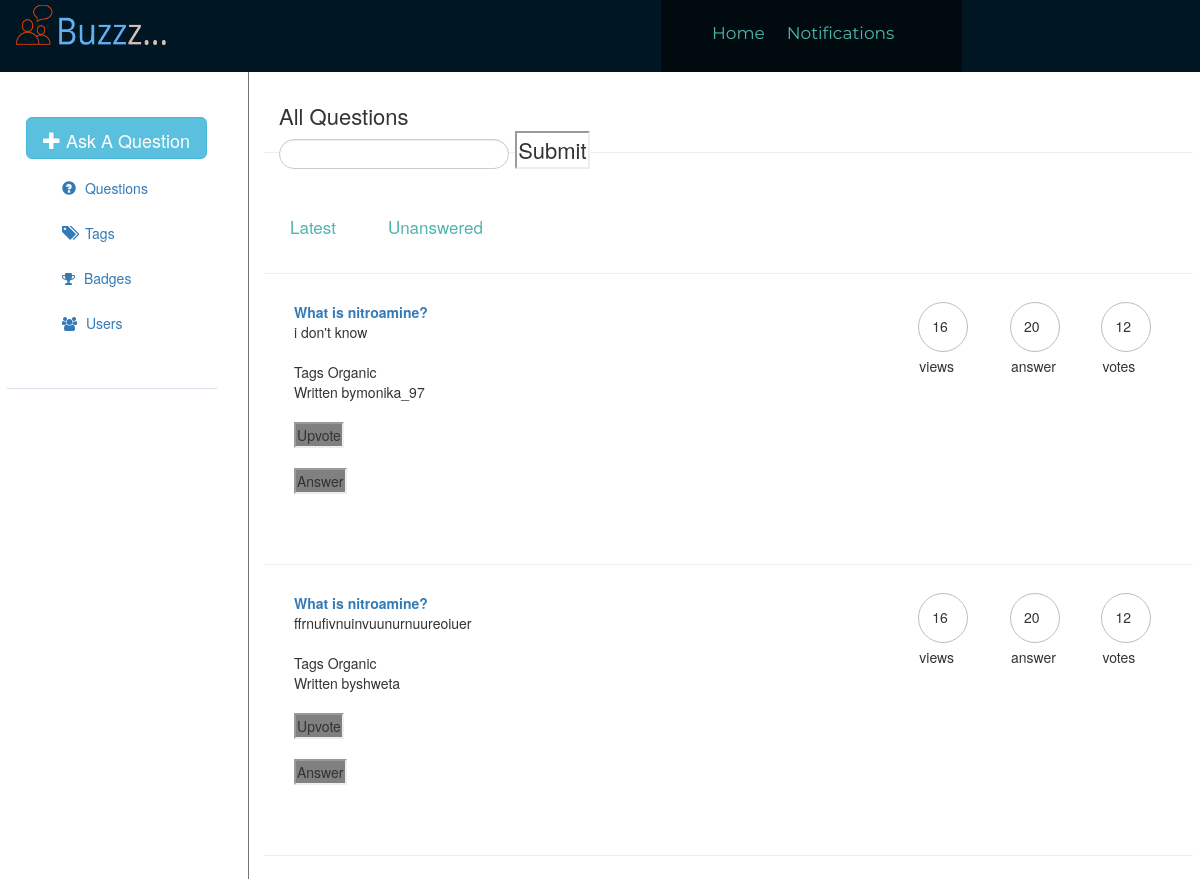
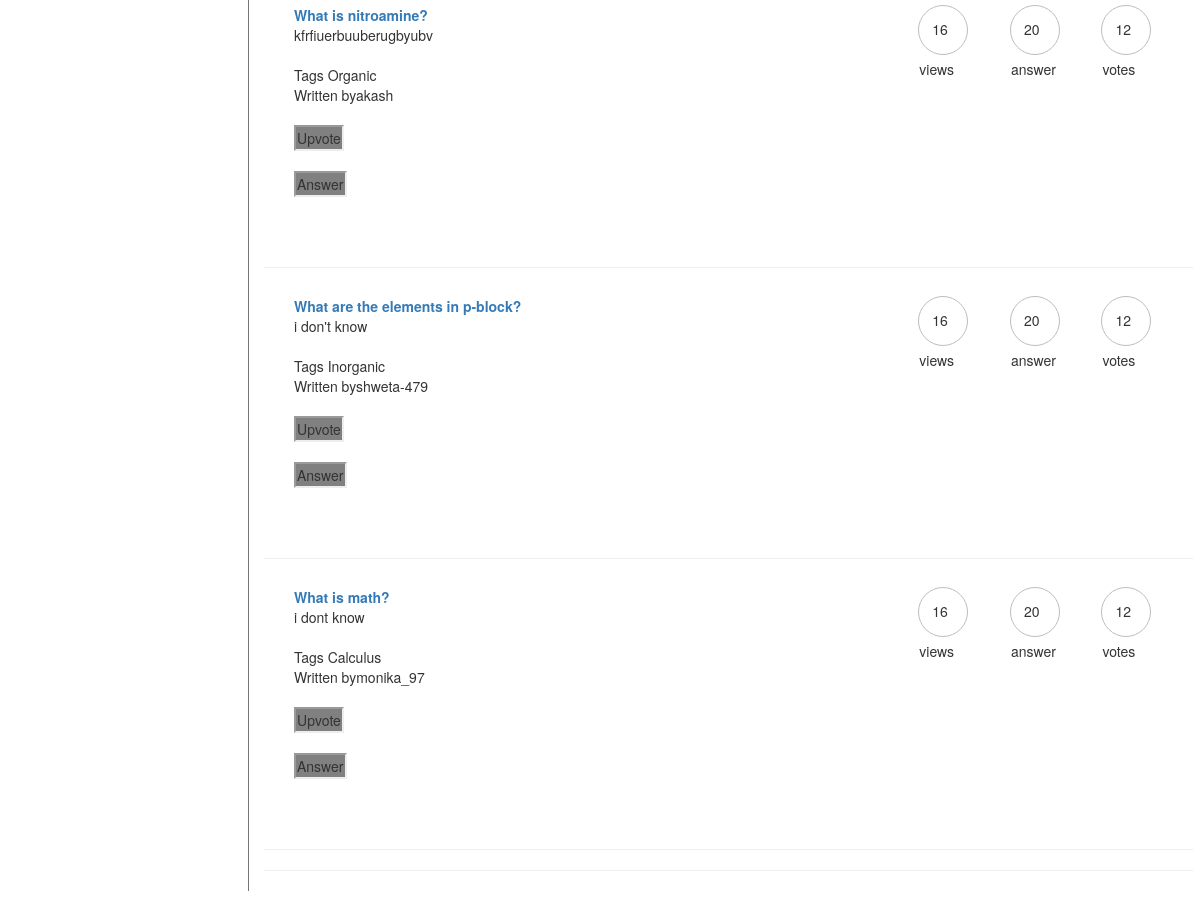
Screenshot of /Questions.php with the database file from the repository (2 pictures, top to bottom).
### tables this page shows
CREATE TABLE IF NOT EXISTS `answer` (
  `answer_id` int(11) NOT NULL AUTO_INCREMENT,
  `question_id` int(11) NOT NULL,
  `time` timestamp NOT NULL DEFAULT CURRENT_TIMESTAMP ON UPDATE CURRENT_TIMESTAMP,
  `answer_text` text NOT NULL,
  `user_name` varchar(50) NOT NULL,
  PRIMARY KEY (`answer_id`)
);

CREATE TABLE IF NOT EXISTS `question_ans` (
  `question_id` int(11) NOT NULL AUTO_INCREMENT,
  `question_text` text NOT NULL,
  `User_name` varchar(50) NOT NULL,
  `Subject` int(20) NOT NULL,
  `Tags` int(20) NOT NULL,
  PRIMARY KEY (`question_id`)
);

### Questions.php (the view, shortened to what this page needs)
<?php
include 'common.php';
include 'swfserver.php';
?>
<!Doctype HTML>
<HEAD>
</HEAD>
<link rel="stylesheet" href="bootstrap.css">
    <link rel="stylesheet" href="https://maxcdn.bootstrapcdn.com/bootstrap/3.3.7/css/bootstrap.min.css">
<link rel="stylesheet" href="https://cdnjs.cloudflare.com/ajax/libs/font-awesome/4.7.0/css/font-awesome.min.css">
<link rel="stylesheet" href="buzzpage.css">
<BODY>
	<div id="right-content" class="col-sm-9">
	     <div class="tabu">
             All Questions
			   <form  method="get" action="Questions_pro.php" enctype="multipart/form-data">
	  <input  value="" type="text" name="user_query"/>
	  <input type="submit" name="search" />
</form>
        </div>
		<hr>
        <div class="tabular">
  <button class="tablinks" onclick="openCity('Latest')">Latest</button>
  <button class="tablinks" onclick="openCity('Unanswered')">Unanswered</button>
</div>
<hr>
<div id="Latest" class="w3-container city">
         <?php
        	   $sql="select answer_id,answer_text,user_name,b.Tag,b.question_text,b.question_id from answer as a join (SELECT question_text, question_id, Tag FROM question_ans AS q JOIN tags AS t ON t.Tag_id = q.Tags) as b on b.question_id=a.question_id;";
			   $result=mysqli_query($conn,$sql);
			   if(mysqli_num_rows($result)>0)
			   {
				    while($row=mysqli_fetch_assoc($result))
					{
		?>
  	  	 <div class="tabu-1">
            <div class="col-sm-8">
			<?php $qid=$row['question_id'];?>
             <B><a href="allqu.php?qid=<?php echo $qid?>" method="POST"><?php $que=$row['question_text']; echo $que?></a></B> <br>
			 <?php $que=$row['answer_text']; echo $que?><br><br>
			 Tags <?php $que=$row['Tag']; echo $que?><br>
			 Written by<?php $uname=$row['user_name']; echo $uname?>
			 <?php $aid=$row['answer_id'];?>
			 <br><br>
			 <form action="upvote.php?nid=1&answer_id=<?php echo "$aid";?>&username=<?php echo "$uname";?>" method="POST">
			 <input type="submit" value="Upvote" style="background-color:gray;"/>
			 </form> &nbsp
			  <form action="ans_question.php?qid=<?php echo "$qid"?>" method="POST">
			 <input type="submit" value="Answer" style="background-color:gray;"/>
			 </form>
			 </div>
			 <div class="col-sm-4">
			  <div class="col-sm-4">
			      <div id="circle">
				    <div id="circle-content">
					  16
					</div>
					<br>
					views
				  </div>
			  </div>
			  <div class="col-sm-4">
			      <div id="circle">
				    <div id="circle-content">
					  20
					</div>
					<br>
					answer
				  </div>
			  </div>
			  <div class="col-sm-4">
			      <div id="circle">
				    <div id="circle-content">
					  12
					</div>
					<br>
					votes
				  </div>
			  </div>
			 </div>
        </div>
		<hr>
			<?php
					}
			   }
			?>
</div>
         <?php
        	   $sql="SELECT q.question_id, answer_id,q.question_text FROM question_ans AS q LEFT JOIN answer AS a ON q.question_id = a.question_id WHERE answer_id IS NULL ";
			   $result=mysqli_query($conn,$sql);
			   if(mysqli_num_rows($result)>0)
			   {
				    while($row=mysqli_fetch_assoc($result))
					{
		?>
		<hr>
		<?php
		    					}
			   }
        ?>
</div>
</BODY>
</HTML>

### common.php (shortened to what this page needs)
?><!Doctype HTML>
<HEAD>
</HEAD>
<link rel="stylesheet" href="bootstrap.css">
    <link rel="stylesheet" href="https://maxcdn.bootstrapcdn.com/bootstrap/3.3.7/css/bootstrap.min.css">
<link rel="stylesheet" href="https://cdnjs.cloudflare.com/ajax/libs/font-awesome/4.7.0/css/font-awesome.min.css">
<link rel="stylesheet" href="buzzpage.css">
<BODY>
  <DIV id="top-container">
     <div id="lo">
     <div id="logo">
	    <img src="Logo.png" style="height:40px;width:150px">
	 </div>
	 </div>
	 <div id="tabs">
	    <div id="tab-left">
		    <div id="links">
			     <ul>
				 <li><a href="Questions.php">Home</li></a>
				 <li><div class="dropdown"><a>Notifications</a>
				</div></li>
			</div>
		</div>
		<div id="tab-right">
		    <div id="links">
			     <ul>
				 <li><a><div class="dropdown"><?php $user=$_SESSION['user']; echo ("$user");?></a>
				 </li></a>
				 </ul>
			</div>
		</div>
	 </div>
  </DIV>
  <div id="content-container">
    <div id="left-content" class="col-sm-2">
	     <div class="left-sidebar">
    <p>
   		<button type="button" id="btn" class="btn btn-info btn-lg" onclick="document.getElementById('id01').style.display='block'">
        	<span class="glyphicon glyphicon-plus"> </span>Ask A Question
        </button><br>
    </p>
            <div class="left-sidebar-menus">
            	<ul class="left-menu-details">
                		<li>
                      		<a href="Questions.php" class="options">
          						<span class="glyphicon glyphicon-question-sign"> </span> Questions
       						</a>
                    	</li>
                        <li>
                        	<a href="tags.php" class="options">
          						<span class="glyphicon glyphicon-tags"> </span> Tags
        					</a>
                        </li>
                        <li>
                        	<a href="badges.php" class="options">
          						<i class="fa fa-trophy"> </i> Badges
        					</a>
                        </li>
                        <li>
                        	<a href="allusers.php" class="options">
          						<i class="fa fa-users"> </i> Users
       			 			</a>
                        </li>
                </ul>
            </div>
  	</div>
	</div>
	</div>
</body>
</html>

### buzzpage.css (style rules this page uses)
div,ul,li,p,img { margin:0px; }
#top-container { height:80px; font-family: montserrat, arial, opensans; background-color:#011623; margin-top:-8px; margin-left:-9px; margin-right:-9px; }
#lo { width:55%; float:left; height:80px; }
#logo { width:55%; height:60px; margin-left:25px; font-size:30px; color:white; margin-top:10px; }
input[type=text] { width: 230px; height:30px; box-sizing: border-box; border: 1px solid #ccc; border-radius: 38px; font-size: 14px; background-color: white; background-image: url('searchicon.png'); background-position: 238px 6px; background-repeat: no-repeat; background-size:15px; padding: 11px 20px 12px 20px; -webkit-transition: width 0.4s ease-in-out; transition: width 0.4s ease-in-out; }
#tabs { width:45%; height:100%; float:right; }
#tab-left { width:55%; height:100%; float:left; background-color:#010a0f; }
#tab-right { width:45%; height:100%; float:right; }
#links ul { list-style-type:none; }
#links ul li { float:left; }
#links ul li a,button { display:block; height:30px; font-size:17px; color:#4db6ac; text-align:center; text-decoration:none; float:right; margin:25px 10px; line-height:30px; padding:1px 1px; }
#left-content { width:20%; float:left; margin-left:-8px; }
#right-content { width:80%; float:right; margin-right:-8px; border-left:1px solid #757575; }
.tabu { font-size:22px; padding-left:15px; padding-top:28px; height:60px; }
.tabular { overflow: hidden; }
.tabular button { background-color: inherit; float: left; border: none; outline: none; cursor: pointer; padding: 14px 16px; transition: 0.3s; font-size: 17px; }
.tabu-1 { font-size:14px; padding-left:15px; padding-top:8px; height:250px; }
#circle { width: 50px; height: 50px; border:1px solid #bdbdbd; border-radius: 50%; }
#circle-content { position:relative; padding-top:13px; padding-left:13px; }
.left-sidebar { margin-top:20px; border-bottom: 1px solid #dadfea; border-bottom-width: 1px; border-bottom-style: solid; border-bottom-color: rgb(218, 223, 234); padding-left: 20px; }
.left-sidebar-menus { padding-bottom: 15px; }
#btn { padding-bottom:30px; }
.glyphicon:before { margin-right: 5px; }
.fa:before { margin-right: 5px; }
.left-menu-details { list-style: none; padding: 15px; margin: 10px; }
.left-menu-details li { padding-left: 10px; padding-top:10px; padding-bottom: 15px; }

### common.php (style rules this page uses)
.dropdown { position: relative; display: inline-block; }
input[type=text], textarea { -webkit-box-sizing: border-box; -moz-box-sizing: border-box; box-sizing: border-box; min-height: 27px; background: #fff; outline: 0; border: 1px solid #e2e2e2; border-radius: 3px; box-shadow: inset 0 1px 1px rgba(200,200,200,0.3); -webkit-transition: border-color .2s; transition: border-color .2s; -webkit-transition: border-color .2s 180ms ease-in-out 0s; -o-transition: border-color .2s 180ms ease-in-out 0s; transition: border-color .2s 180ms ease-in-out 0s; }
input, textarea, button { text-rendering: auto; color: initial; letter-spacing: normal; word-spacing: normal; text-transform: none; text-indent: 0px; text-shadow: none; display: inline-block; text-align: start; margin: 0em; font: 400 13.3333px Arial; }
input { -webkit-appearance: textfield; background-color: white; -webkit-rtl-ordering: logical; cursor: auto; padding: 1px; border-width: 2px; border-style: inset; border-color: initial; border-image: initial; }
a { text-decoration: none; color: #2b6dad; background: transparent; }
body { height: 100%; word-wrap: break-word; color: #333; font-size: 13px; overflow-y: auto; overflow-x: auto; }
#tab-right .dropdown { position: relative; display: inline-block; }

### rows the page displays
answer: que "What is nitroamine?", answer_text "i don't know", que "Organic", user_name "monika_97"
answer: que "What is nitroamine?", answer_text "ffrnufivnuinvuunurnuureoiuer", que "Organic", user_name "shweta"
answer: que "What is nitroamine?", answer_text "kfrfiuerbuuberugbyubv", que "Organic", user_name "akash"
answer: que "What are the elements in p-block?", answer_text "i don't know", que "Inorganic", user_name "shweta-479"
answer: que "What is math?", answer_text "i dont know", que "Calculus", user_name "monika_97"
